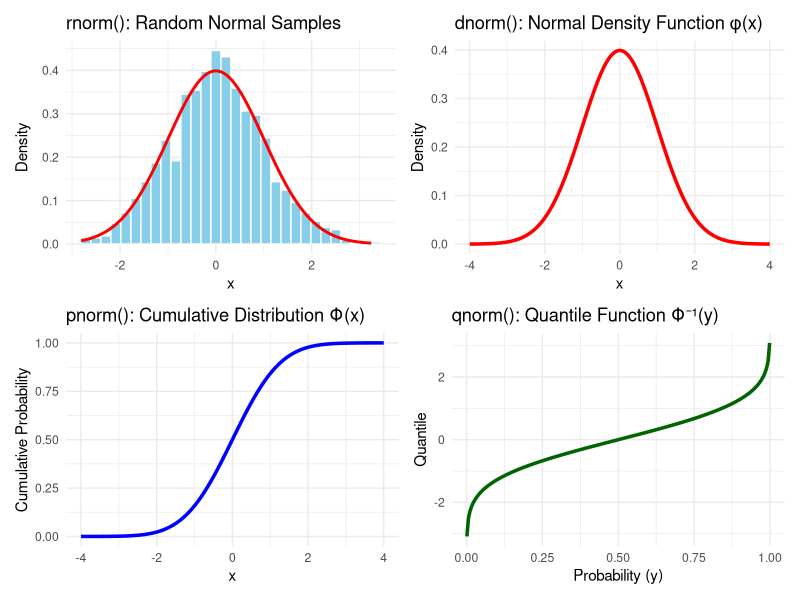

Source code (R):
## ---- chunk 1
# Load libraries
library(ggplot2)
library(dplyr)
library(patchwork)  # to combine plots

# Parameters
mean <- 0
sd <- 1

# 1. Generate random samples using rnorm()
set.seed(123)
#default mean=0, sd=1
x_samples <- rnorm(1000, mean = mean, sd = sd)
df_rnorm <- data.frame(x = x_samples)
#anything inside .. ..  refers to computed variables created internally by a statistical transformation (stat).
p1 <- ggplot(df_rnorm, aes(x)) +
  geom_histogram(aes(y = ..density..), bins = 30, fill = "skyblue", color = "white") +
  stat_function(fun = dnorm, args = list(mean = mean, sd = sd), color = "red", size = 1) +
  labs(title = "rnorm(): Random Normal Samples", y = "Density") +
  theme_minimal()

# 2. dnorm(): Normal density function φ(x)
#also called probability density function(PDF)
#seq(from, to, num_values = 200)
x_vals <- seq(-4, 4, length.out = 200)
df_dnorm <- data.frame(x = x_vals, density = dnorm(x_vals, mean, sd))

p2 <- ggplot(df_dnorm, aes(x, density)) +
  geom_line(color = "red", size = 1.2) +
  labs(title = "dnorm(): Normal Density Function φ(x)", y = "Density") +
  theme_minimal()

# 3. pnorm(): Φ(x)
#normal distribution function= cumulative distribution function (CDF) 
#Its value at a point x = probability ≤ x
df_pnorm <- data.frame(x = x_vals, cdf = pnorm(x_vals, mean, sd))

p3 <- ggplot(df_pnorm, aes(x, cdf)) +
  geom_line(color = "blue", size = 1.2) +
  labs(title = "pnorm(): Cumulative Distribution Φ(x)", y = "Cumulative Probability") +
  theme_minimal()

# 4. qnorm(): Normal quantile function Φ⁻¹(y)
y_vals <- seq(0.001, 0.999, length.out = 200)
df_qnorm <- data.frame(y = y_vals, quantile = qnorm(y_vals, mean, sd))

p4 <- ggplot(df_qnorm, aes(y, quantile)) +
  geom_line(color = "darkgreen", size = 1.2) +
  labs(title = "qnorm(): Quantile Function Φ⁻¹(y)", x = "Probability (y)", y = "Quantile") +
  theme_minimal()

# Combine all plots together
(p1 | p2) / (p3 | p4)

